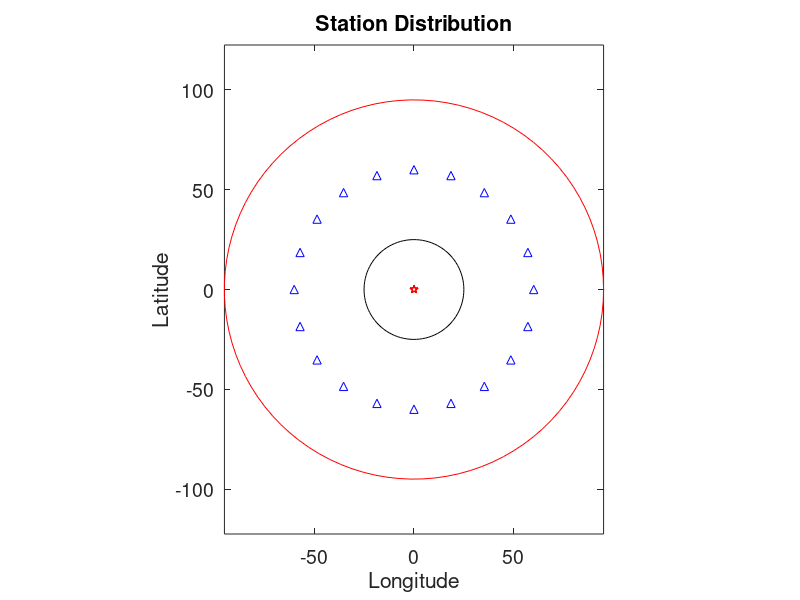

MATLAB code to generate this figure: (Note: this script raises an error after producing the figure.)
%% %%%%%%%%%%%%%%%%%%%%%%%%%%%%%%%%%%%%%%%%%%%%%%%%%%%%%%%%
%         High-frequency inverse technique for            %
%   sparse sub-event location and source time retrieval   %
%      using convex optimization with grouped-lasso       %
%                                                         %
%                  Valere Lambert, 2017                   %
% %%%%%%%%%%%%%%%%%%%%%%%%%%%%%%%%%%%%%%%%%%%%%%%%%%%%%%%%%

clear all;
close all;

scrsz=get(0,'ScreenSize');
outdir = 'test/';
if ~exist(outdir,'dir')
    mkdir(outdir)
end

% Hypocenter location (degrees)
EVLA =0;
EVLO =0;
EVDP=607;

%subevent locations and times
x_ev=[0 -1 9  10];% 20 25 ]./2; % km
y_ev=[0 7 6  4];% 10 10 ]./2; % km
t_ev=[0 3  5   6 ];%10 12];     % seconds
m_ev=[1 1  1   1];%  1  1];     % moment normalized to event 1
n_ev=length(x_ev);

% convert km to deg
deg2km = 111.2;
lon_ev = EVLO+x_ev/deg2km;
lat_ev = EVLA+y_ev/deg2km;


%% % % % % % % % % % % % % % % % % % % % % % % % % % % % %
%        Construct 2D grid of potential sources          %
% % % % % % % % % % % % % % % % % % % % % % % % % % % % %%
dx=1;     % cell spacing (km)
dy=dx;    
xmin = -5; xmax = 13;   % (km)
ymin = -5; ymax = 10;   % (km)

x_bp = xmin:dx:xmax;
y_bp = ymin:dy:ymax;
nxbp = length(x_bp);
nybp = length(y_bp);

ns = (length(x_bp))*(length(y_bp));      % total number of cells / sources
cx = reshape(repmat(x_bp,nybp,1),ns,1);
cy = reshape(repmat(y_bp',nxbp,1),ns,1);
xycenters = [cx,cy];

%% % % % % % % % % % % % % % % % % % % % % % % % % % % % %
%                Construct station network               %
% % % % % % % % % % % % % % % % % % % % % % % % % % % % %%
nsta = 20;             % Number of stations
R = [60];              % Radius of rings in degrees
nDiv = 1;              % Number of subarrays

arrayPop = nsta / nDiv;    % Subarray populations are even

% Azimuthal ranges for each subarray
minA1 = 0;             maxA1 = 2*pi; 
% minA2 = 4/5*pi;        maxA2 = 5/5*pi;
% minA3 = 6/5*pi;        maxA3 = 7/5*pi;
% minA4 = 8/5*pi;        maxA4 = 9/5*pi;
% minA5 = 4/5*pi;        maxA5 = pi;
% minA6 = pi;            maxA6 = 6/5*pi; 
% minA7 = 6/5*pi;        maxA7 = 7/5*pi;
% minA8 = 7/5*pi;        maxA8 = 8/5*pi;
% minA9 = 8/5*pi;        maxA9 = 9/5*pi;
% minA10 = 9/5*pi;       maxA10 = 2*pi;

range1 = maxA1 - minA1; az_res1 = range1/arrayPop;
% range2 = maxA2 - minA2; az_res2 = range2/arrayPop;
% range3 = maxA3 - minA3; az_res3 = range3/arrayPop;
% range4 = maxA4 - minA4; az_res4 = range4/arrayPop;
% range5 = maxA5 - minA5; az_res5 = range5/arrayPop;
% range6 = maxA6 - minA6; az_res6 = range6/arrayPop;
% range7 = maxA7 - minA7; az_res7 = range7/arrayPop;
% range8 = maxA8 - minA8; az_res8 = range8/arrayPop;
% range9 = maxA9 - minA9; az_res9 = range9/arrayPop;
% range10 = maxA10 - minA10; az_res10 = range10/arrayPop;

azi1 = (minA1:az_res1:maxA1)'; azi1 = azi1(1:end-1);
% azi2 = (minA2:az_res2:maxA2)'; azi2 = azi2(1:end-1);
% azi3 = (minA3:az_res3:maxA3)'; azi3 = azi3(1:end-1);
% azi4 = (minA4:az_res4:maxA4)'; azi4 = azi4(1:end-1);
% azi5 = (minA5:az_res5:maxA5)'; azi5 = azi5(1:end-1);
% azi6 = (minA6:az_res6:maxA6)'; azi6 = azi6(1:end-1);
% azi7 = (minA7:az_res7:maxA7)'; azi7 = azi7(1:end-1);
% azi8 = (minA8:az_res8:maxA8)'; azi8 = azi8(1:end-1);
% azi9 = (minA9:az_res9:maxA9)'; azi9 = azi9(1:end-1);
% azi10 = (minA10:az_res10:maxA10)'; azi10 = azi10(1:end-1);

azi = [azi1];%azi2;azi3;azi4];%azi5;azi6;azi7;azi8;azi9;azi10];
% minA = 0;
% maxA = 360;
% range =maxA - minA;
% az_res = range / nsta;
% azi = (minA:az_res:maxA)'*pi/180;
% azi = azi(1:end-1);
%azi = cat(1,azi,(180:az_res:270)'*pi/180);
%azi = cat(1,azi,(310:az_res:330)'*pi/180);
StaLoc = zeros(nsta,2);
az = zeros(nsta,1);
for ri=1:length(R)
    station_lat = EVLA+R(ri)*cos(azi);
    station_lon = EVLO+R(ri)*sin(azi);
    
    stationsri = [station_lat, station_lon];
    %stations_i = randi(length(station_lat),nsta,1);          % random distribution
    stations_i =round(linspace(1,length(station_lat),nsta));  % even distribution
    StaLoc((ri-1)*nsta+1:ri*nsta,:)=stationsri(stations_i,:);
    az = azi(stations_i,1);
end

R = 60*111.2*ones(nsta,1);

th_st=az';
[th_st, index]=sort(th_st);

x_st=R.*sin(th_st');
y_st=R.*cos(th_st');

% Set up coherent array divisions
Div1 = find( az >=minA1  & az <maxA1);
% Div2 = find( az >=minA2  & az <maxA2);
% Div3 = find( az >=minA3  & az <maxA3);
% Div4 = find( az >=minA4  & az <maxA4);
% Div5 = find( az >=minA5  & az <maxA5);
% Div6 = find( az >=minA6  & az <maxA6);
% Div7 = find( az >=minA7  & az <maxA7);
% Div8 = find( az >=minA8  & az <maxA8);
% Div9 = find( az >=minA9  & az <maxA9);
% Div10= find( az >=minA10 & az <maxA10);

Div = [Div1];%Div2;Div3;Div4];%Div5;Div6;Div7;Div8;Div9;Div10];
DivPop = [0;length(Div1)];% length(Div2);length(Div3);...
          %length(Div4)];% length(Div5);length(Div6); length(Div7);...
          %length(Div8); length(Div9);length(Div10)];

%% plot station map (Figure 1)
figure(1);clf;
set(gcf,'Position',[1 scrsz(4)*2/3 530 650]);
hold on;
az0=linspace(0,2*pi,100);
plot(EVLO+25*cos(az0),EVLA+25*sin(az0),'-k');
plot(EVLO+95*cos(az0),EVLA+95*sin(az0),'-r');
plot(EVLO+x_st/deg2km,EVLA+y_st/deg2km,'b^');
plot(lon_ev,lat_ev,'rp');
xlabel('Longitude')
ylabel('Latitude')
axis equal tight; box on;
text(0.15e4,-0.1e4,'25^{o}','FontSize',14)
text(0.75e4,-0.8e4,'95^{o}','FontSize',14)
set(gca,'FontSize',14)
set(gca,'color','none')
title('Station Distribution')
saveas(gcf,[outdir,'StationMap'],'png')

%% % % % % % % % % % % % % % % % % % % % % % % % % % % % %
%              Make Synthetic Seismograms                %
% % % % % % % % % % % % % % % % % % % % % % % % % % % % %%
fc = 2;                  % dominant frequency (Hz)
dt = 0.05;               % sampling
nsmooth=round(1/fc/dt);  % smoothing for plotting (period / sampling)
t=-5:dt:(max(t_ev)+3);   
nt=length(t);

% Moment Rate Function
MRF=zeros(1,nt);
for ii=1:n_ev
    MRF=MRF + m_ev(ii)*wavelet(t,t_ev(ii),0,fc);
end

% Load travel times
P_trav = load('P_trav_607_taup.txt');    % TauP with IASP91 velocity model

% Distortions for multiple phases and attenuation
multiple = zeros(nsta,2);
multiple(:,1) = 1;    % number of multiples
multiple(:,2) = 2;    % time delay for each multiple
multiple(:,3) = 1;    % damping factor

%multiple(Div2,1) = 2;    % number of multiples
%multiple(Div2,2) = 0.5;  % time delay for each multiple
%multiple(Div2,3) = 1;    % damping factor

%multiple(Div3,1) = 3;    % number of multiples
%multiple(Div3,2) = 0.6;  % time delay for each multiple

%multiple(Div3,3) = 0;    % damping factor
fd = fc *ones(nsta,1);

% Produce Green's functions for each subarray
GF = zeros(nDiv,nt);
for i = 1:nDiv
    count = sum(DivPop(1:i));
    GF(i,:) = GreensFunctions(t,0,0,fd(1),multiple(count+1,1),multiple(count+1,2),multiple(count+1,3));
end

% Make synthetics wrt first arrival
Data=zeros(nsta, nt);

% Distance and travel time from hypocenter to each station 
dist = sqrt( ( x_ev(1) - x_st ).^2 + ( y_ev(1) - y_st ).^2 )/111.2; 
t0j = t_ev(1)+interp1(P_trav(:,1),P_trav(:,2),dist,'linear','extrap'); 

for jj=1:nsta
    for ii=1:n_ev
        dist=sqrt( ( x_ev(ii)-x_st(jj) )^2 + ( y_ev(ii)-y_st(jj) )^2 )./111.2;
        trav = t_ev(ii)+ interp1(P_trav(:,1),P_trav(:,2),dist,'linear','extrap');   % time of each arrival
        trav = trav - t0j(jj);
        % time wrt first arrival
        Data(jj,:) = Data(jj,:) + m_ev(ii)*GreensFunctions(t,trav,0,fd(jj),multiple(jj,1),multiple(jj,2),multiple(jj,3));
    end
    Data(jj,:)=Data(jj,:)./max(Data(jj,:));
end

%% % % % % % % % % % % % % % % % % % % % % % % % % % % % %
%             Plot waveform versus azimuth               %
% % % % % % % % % % % % % % % % % % % % % % % % % % % % %%
figure(2);clf
set(gcf,'Position',[scrsz(3)/4 scrsz(4)/2 530 650]);
subplot(5,1,1:4);
h=pcolor(t,th_st/pi,Data);
ylim([0 2])
set(h,'EdgeColor','none');
ylabel('station azimuth \theta (\pi)')
set(gca,'FontSize',14)

% square stack of waveforms, smoothed
subplot(5,1,5);
event1=sum(Data,1);
event1=smooth(event1.^2,nsmooth); % square stacking smoothing
plot(t,event1);
xlabel('time (s)')
xlim([t(1) t(end)])
set(gca,'FontSize',14)
saveas(gcf,[outdir,'AzimuthalDistribution'],'png')

%% % % % % % % % % % % % % % % % % % % % % % % % % % % % %
%        Filter and Convert to Frequency Domain          %
% % % % % % % % % % % % % % % % % % % % % % % % % % % % %%
fnyq = 1/dt/2;      % Nyquist frequency
lowF  = 1e-6;       % Hz
highF = 8.0;        % Hz

DataFilt = Data;
[B,A] = butter(4,[lowF highF]./fnyq);
for st=1:nsta
    DataFilt(st,:) = filter(B,A,Data(st,:));
end

% Time window (currently full window)
tw = find(t >= min(t),1,'first'); 
ntw = length(t(tw:end));

% Fourier transform the data
nfft = 2^nextpow2(length(t(tw:end)));
fspace = 1/dt * (0:(nfft/2))/nfft;
nf = length(fspace);      % number of frequencies

DataSpec = zeros(nsta,nf);
for i = 1:nsta
    spec = fft(DataFilt(i,tw:end),nfft);
    spec = spec(1:nfft/2+1);
    DataSpec(i,:) = spec;
end

% Get the Green's function spectra
GFw = zeros(nDiv,nfft/2+1);
for i = 1:nDiv
    gw = fft(GF(i,tw:end),nfft);
    GFw(i,:) = gw(1:nfft/2+1);
end

%% % % % % % % % % % % % % % % % % % % % % % % % % % % % %
%             Prepare and Perform Inversion              %
%              for each Discrete Frequency               %
% % % % % % % % % % % % % % % % % % % % % % % % % % % % %%

% Redefine values based on population of subarrays 
% (currently same as total stations)
t0j1 = t0j(Div);          % initial arrival from hypocenter
np = sum(DivPop);         % number of stations in inversion population
ncomb = ns*nDiv;          % total number of model parameters

% Output models
mout = zeros(nf,ncomb);
mm   = zeros(nf,nDiv,ns);

% Displacement vector for entire population
uom = zeros(np*nf,1);

% Synthetic spectra 
syn = zeros(np,nf);
synV = zeros(size(uom));

% Spectral Power for each source
specPower = zeros(nDiv,ns);

tic

parfor f = 1:nf        % parallelized over frequency
    f0 = fspace(f); % frequency
    
    % Fill data vectors for frequency
    u = DataSpec(Div,f);

    % Create kernels for each source location and station
    K1 = zeros(np,ns);
    Kf = zeros(np,ncomb);
    
    for d = 1:nDiv
        % find the station indices within the subarray
        popu = ((sum(DivPop(1:d))+1):(sum(DivPop(1:d+1))));
        for i = 1:ns 
            x_xi = xycenters(i,1);
            y_xi = xycenters(i,2);
            % Calculate travel time from each potential source
            dis = sqrt( ( x_xi-x_st(Div(popu)) ).^2 + ( y_xi-y_st(Div(popu)) ).^2 )/111.2;
            tij =interp1(P_trav(:,1),P_trav(:,2),dis,'linear','extrap');
            
            % Fill kernels
            K1(popu,i) = (exp(2i*pi*f0*(t0j1(popu) - tij)));
            Kf(popu ,(d-1)*ns+i) = (exp(2i*pi*f0*(t0j1(popu) - tij)));
        end
    end
    
    % Perform the Inversion
    lambda = 1;                         % Sparsity prior weight
    pl = sqrt(nDiv)*ones(1,ns);        
    m = GroupLasso(u,Kf,pl,lambda,ns,ncomb);
    mout(f,:) = m;
    % Generate synthetic spectra
    syn(:,f) = Kf*m;

    % Calculate power and synthetics at each frequency from the subevents
    mmtmp = zeros(nDiv,ns);
    tmpspecPower = zeros(nDiv,ns);
    for d = 1:nDiv
        popu = ((sum(DivPop(1:d))+1):(sum(DivPop(1:d+1))));
        Ktemp = K1(popu,:);
        for s = 1:ns
            mmtmp(d,s) = m((d-1)*ns+s);
            tmp = Ktemp(:,s)*mmtmp(d,s);
            tmpspecPower(d,s) =  sum(real(tmp).*real(tmp));
        end
    end
    specPower = specPower + tmpspecPower;
    mm(f,:,:) = mmtmp;
%%
end
toc

r = uom - synV;

%% % % % % % % % % % % % % % % % % % % % % % % % % % % % %
%            Plot Spectral Power Distribution            %
% % % % % % % % % % % % % % % % % % % % % % % % % % % % %%
figure(3);clf;
hold on;
qy = min(3,nDiv+1);
if qy < 3
    qx = 1;
else
    qx = ceil((nDiv+1)/3);
end
set(gcf,'Position',[1 1 qy*425 qx*280])
for i = 1:nDiv
   subplot(qx,qy,i)
   grid = reshape(specPower(i,:),nybp,nxbp);
   pcolor(x_bp-dx/2,y_bp-dy/2,grid)
   colorbar;
   title(sprintf('Subarray %d Power',i))
   axis equal tight
end
subplot(qx,qy,nDiv+1)
grid = reshape(sum(specPower,1),nybp,nxbp);
pcolor(x_bp-dx/2,y_bp-dy/2,grid)
colorbar
title(sprintf('Combined Power'))
axis equal tight
saveas(gcf,[outdir,'SubeventLocation'],'png')

% Cumulate Spectral Power
CumSpecPower = sum(specPower,1);

%% % % % % % % % % % % % % % % % % % % % % % % % % % % % %
%     Plot Data and Synthetic Spectra and Waveforms      %
% % % % % % % % % % % % % % % % % % % % % % % % % % % % %%

iSyn = zeros(size(Data));
for i = 1:nsta
    iSyn(i,:) = real(ifft(syn(i,:),ntw));
end
   
DataI = zeros(size(Data));
for i = 1:nsta
    DataI(i,:) = real(ifft(DataSpec(i,:),ntw));
end

figure(6);clf;
set(gcf,'Position',[1 1 1140 nDiv*190])
for i = 1:nDiv
    popu = ((sum(DivPop(1:i))+1):(sum(DivPop(1:i+1))));
    
    % Data spectra u(omega)
    subplot(nDiv,4,(i-1)*4+1)
    plot(fspace,real(DataSpec(popu,:)));
    title('Data u (\omega)')
    ylabel(sprintf('u (t), Subarray %d',i))
    
    % Data time series u(t)
    subplot(nDiv,4,(i-1)*4+2)
    plot(t(tw:end),DataI(popu,:));
    title('Data u (t)')
    xlim([t(tw) t(end)])
    
    % Synthetic spectra u(omega)
    ylabel(sprintf('Subarray %d',i))
    subplot(nDiv,4,(i-1)*4+3)
    plot(fspace,real(syn(popu,:)));   
    title('Inverted u (\omega)')
    
    % Synthetic time series u(t)
    subplot(nDiv,4,(i-1)*4+4)
    plot(t(tw:end),iSyn(popu,:));  
    title('Inverted u (t)')
    xlim([t(tw) t(end)])
end
saveas(gcf,[outdir,'Waveforms'],'png')

%% % % % % % % % % % % % % % % % % % % % % % % % % % % % %
%                 Source Time Extraction                 %
% % % % % % % % % % % % % % % % % % % % % % % % % % % % %%

% Determine phase from assumed Green's functions
PhaseG = zeros(size(GFw));
for i = 1:nDiv
    PhaseG(i,:) = atan2(imag(GFw(i,:)),real(GFw(i,:)));
end

% Select key subevents from models
factor = 0.25;      % cut-off ratio to peak spectral power
subevents = find(CumSpecPower > factor*max(CumSpecPower));
nSu = length(subevents);

% Median subevent time estimate
subTime = zeros(nDiv,nSu);     % Phase: Model - GF
subTimeM = zeros(nDiv,nSu);    % Phase: Model
subTimeR = zeros(nDiv,nSu);    % Phase: Model - min(Tsub)

% Mean subevent time estimate
subTime2 = zeros(nDiv,nSu);    % Phase: Model - GF
subTime2M = zeros(nDiv,nSu);   % Phase: Model
subTime2R = zeros(nDiv,nSu);   % Phase: Model - min(Tsub)

% Frequency range for source time estimate
ra = find(fspace > lowF & fspace < highF);

% Determine source time for each subevent
Tau = zeros(nDiv,nSu,nf);
TauM = zeros(nDiv,nSu,nf);

figure(7);clf;
set(gcf,'Position',[1 1 nDiv*350 nSu*120])
figure(8);clf;
set(gcf,'Position',[1 1 nDiv*350 nSu*120])
figy = nDiv;
figx = nSu;
for i = 1:nDiv
    for j = 1:nSu
         sub = subevents(j);
         mf1 = squeeze(mm(:,i,sub));
         PhaseM = atan2(imag(mf1),real(mf1));
         PhaseT = PhaseM - PhaseG(i,:)';
 
         Tau(i,j,:) = unwrap(PhaseT')./(-2*pi*fspace);
         TauM(i,j,:) = unwrap(PhaseM')./(-2*pi*fspace);
        
         subTimeM(i,j) = median(TauM(i,j,ra));
         subTime2M(i,j) = mean(TauM(i,j,ra));
         subTime(i,j) = median(Tau(i,j,ra));
         subTime2(i,j) = mean(Tau(i,j,ra));
         
    end
end
 
firstS = zeros(nDiv,1);
for i = 1:nDiv
    firstS(i) = find(subTimeM(i,:) == min(subTimeM(i,:)));
end
 for i=1:nDiv
     for j=1:nSu
         
         figure(7);
         subplot(figx,figy,(j-1)*nDiv+i)
         plot(fspace,squeeze(Tau(i,j,:)))
         title(sprintf('Subarray %d, subevent %d',i,j));
         ylabel('M-G Phase')
         xlim([0.50 max(fspace)])
         
         figure(8);
         tmp = squeeze(TauM(i,j,:))-squeeze(TauM(i,firstS(i),:));
         subplot(figx,figy,(j-1)*nDiv+i)
         plot(fspace,tmp);
         title(sprintf('Subarray %d, subevent %d',i,j));
         xlim([0.50 max(fspace)])
         ylabel('M Phase')
         subTimeR(i,j) = median(tmp(ra));
         subTime2R(i,j) = mean(tmp(ra));

    end
    
 end
figure(7);
saveas(gcf,[outdir,'SourceTime_MG'],'png')
figure(8);
saveas(gcf,[outdir,'SourceTime_M'],'png')

outT = [subTimeR',subTime2R',subTime',subTime2',subTimeM',subTime2M'];
TimeFile = fopen([outdir,'SourceTimeInfo.txt'],'w');
fprintf(TimeFile,'Mdiff & Adiff & MG & AG  & Mraw & Araw \n');
fprintf(TimeFile,'%.3f %.3f %.3f %.3f %.3f %.3f \n',outT');
fclose(TimeFile);